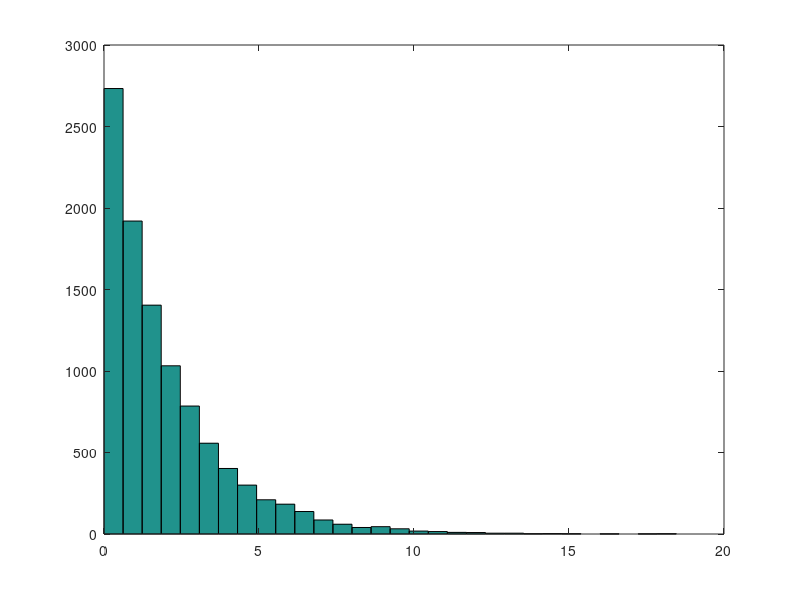
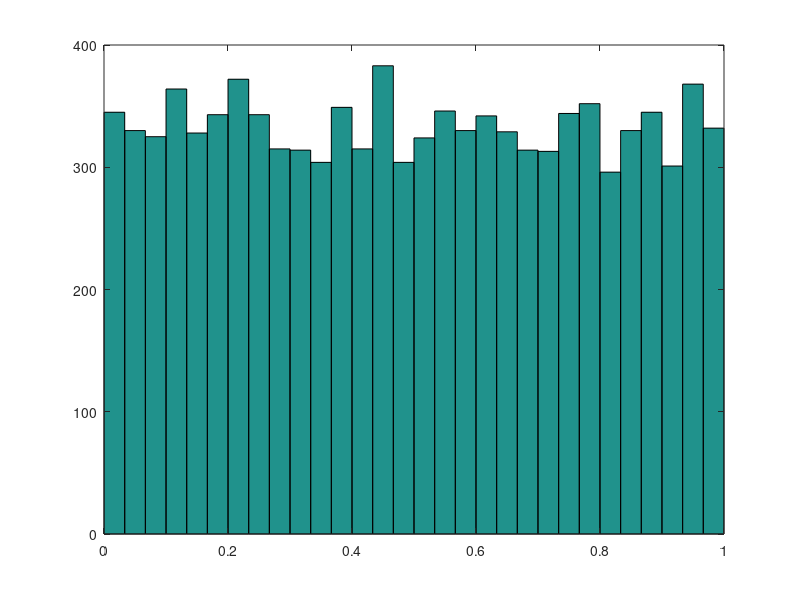
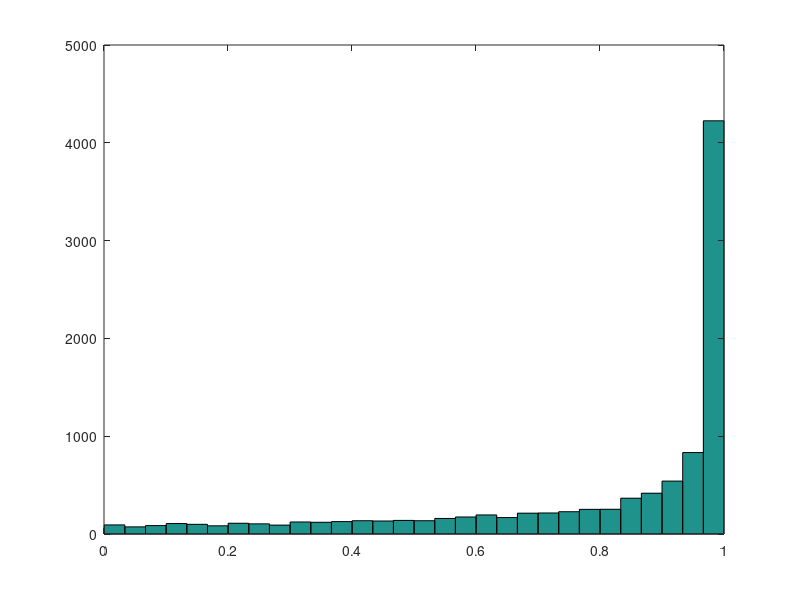
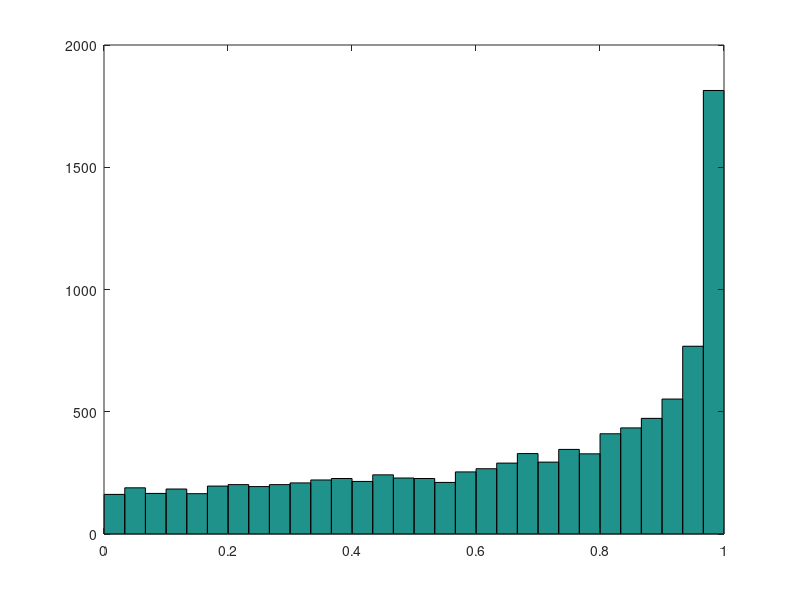

MATLAB code for these plots, in order:
% ECE 471 : Drill Problem 5.68
% Created by Dan N.
close all
clear all


m = exprnd(2,1,10000);  
hist(m,30);

figure('NumberTitle','off','Name','aplha=1/2')
y=1-exp(-(1/2)*m);
hist(y,30);

figure('NumberTitle','off','Name','aplha=2')
y=1-exp(-(2)*m);
hist(y,30);

figure('NumberTitle','off','Name','aplha=1')
y=1-exp(-(1)*m);
hist(y,30);
